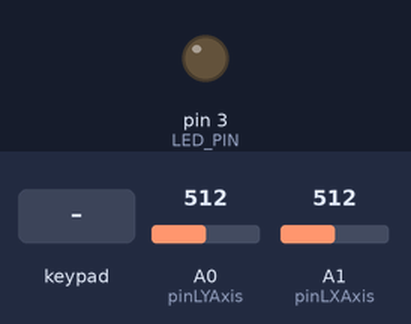
Bench run of a sketch on a simulated Arduino Leonardo, built with avr-gcc and run on an emulated ATmega32U4. Parts: output pins drawn as LEDs (lit = HIGH). Wiring (inferred from the names in the program): 4×4 keypad with keys 1 2 3 A 4 5 6 B 7 8 9 C * 0 # D (labels assumed): rows pin 2, pin 4, pin 7, pin 8; columns pin 16, pin 14, pin 15, pin 10. Dashed ring = blinking. Inputs (shaded band) come from the test bench; at power-on: A0 (pinLYAxis) = 512, A1 (pinLXAxis) = 512. USB keyboard and mouse output is not drawn; pins used as bus, display or sensor lines are not drawn; what the sketch prints to the serial monitor is not drawn.

Above: at 1.2 s.
1.3 s: keypad keys 2 4 7 8 pressed 0.4 s apart
At 1.37 s:
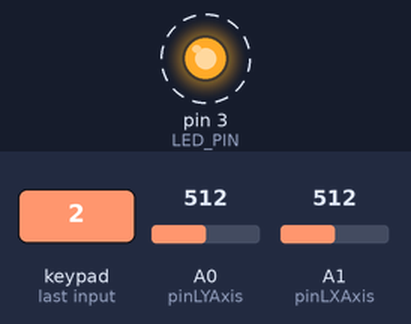
Timing chart, 0 to 4.3 s (numbered marks = the images above; inputs shaded):
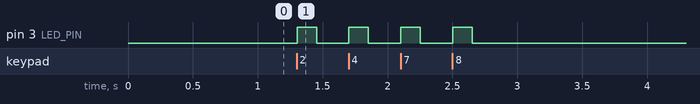

Measured:
- after the input at 1.3 s, pin 3 (LED_PIN): alternates HIGH for 0.15 s and LOW for 0.25 s, 8 changes in all, then stays LOW, starting at once

The sketch:

key-matrix.ino
```cpp
#include <HID-Project.h>
#include <HID-Settings.h>

const int REFRESH_INTERVAL = 1000;
const bool ENABLE_SERIAL = true;
const int LED_PIN = 3;

const int NUM_ROWS = 4; //5;
const int NUM_COLS = 4;

const int ROW_PINS[NUM_ROWS] = { 2, 4, 7, 8 };
const int COL_PINS[NUM_COLS] = { 10, 16, 14, 15 };

const int pinLXAxis = A1;
const int pinLYAxis = A0;

void setup() {
  pinMode(LED_PIN, OUTPUT);

  digitalWrite(pinLXAxis, LOW);
  digitalWrite(pinLYAxis, LOW);

  reset();

  if (ENABLE_SERIAL) {
    Serial.begin(9600);
    Serial.println("Hello World!");
  }

  Gamepad.begin();
}

void loop() {
  bool is_pressed = false;

  for (int c = 0; c < NUM_COLS; ++c) {
    byte col = COL_PINS[c];
    pinMode(col, OUTPUT);
    digitalWrite(col, LOW);

    for (int r = 0; r < NUM_ROWS; ++r) {
      byte row = ROW_PINS[r];
      byte current_button = c * NUM_COLS + r + 1;

      pinMode(row, INPUT_PULLUP);
      bool button_state = !digitalRead(row);
      pinMode(row, OUTPUT);
      digitalWrite(row, LOW); // ground potential before disconnecting because of the MOSFET attached
      pinMode(row, INPUT);

      if (button_state) {
        Gamepad.press(current_button);
        is_pressed = true;
      } else {
        Gamepad.release(current_button);
      }
    }

    pinMode(col, INPUT);
  }

  digitalWrite(LED_PIN, is_pressed);

  // analog axes
  int readX = analogRead(pinLXAxis); // store in temporary variables to use in constrain()
  int readY = analogRead(pinLYAxis);

  const int XMIN = 200, XMAX = 880;
  const int YMIN = 125, YMAX = 835;

  // clamp values to observed joystick values
  readX = constrain(readX, XMIN, XMAX);
  readY = constrain(readY, YMIN, YMAX);

  Gamepad.xAxis(map(readX, XMIN, XMAX, -32767, 32767));
  Gamepad.yAxis(map(readY, YMIN, YMAX, 32767, -32767)); // flip Y axis because I have it oriented upside-down

  Gamepad.write();

  delayMicroseconds(REFRESH_INTERVAL);
}

void reset() {
  for (int r = 0; r < NUM_ROWS; ++r) {
    pinMode(ROW_PINS[r], INPUT);
  }

  for (int c = 0; c < NUM_COLS; ++c) {
    pinMode(COL_PINS[c], INPUT_PULLUP);
  }
}
```
